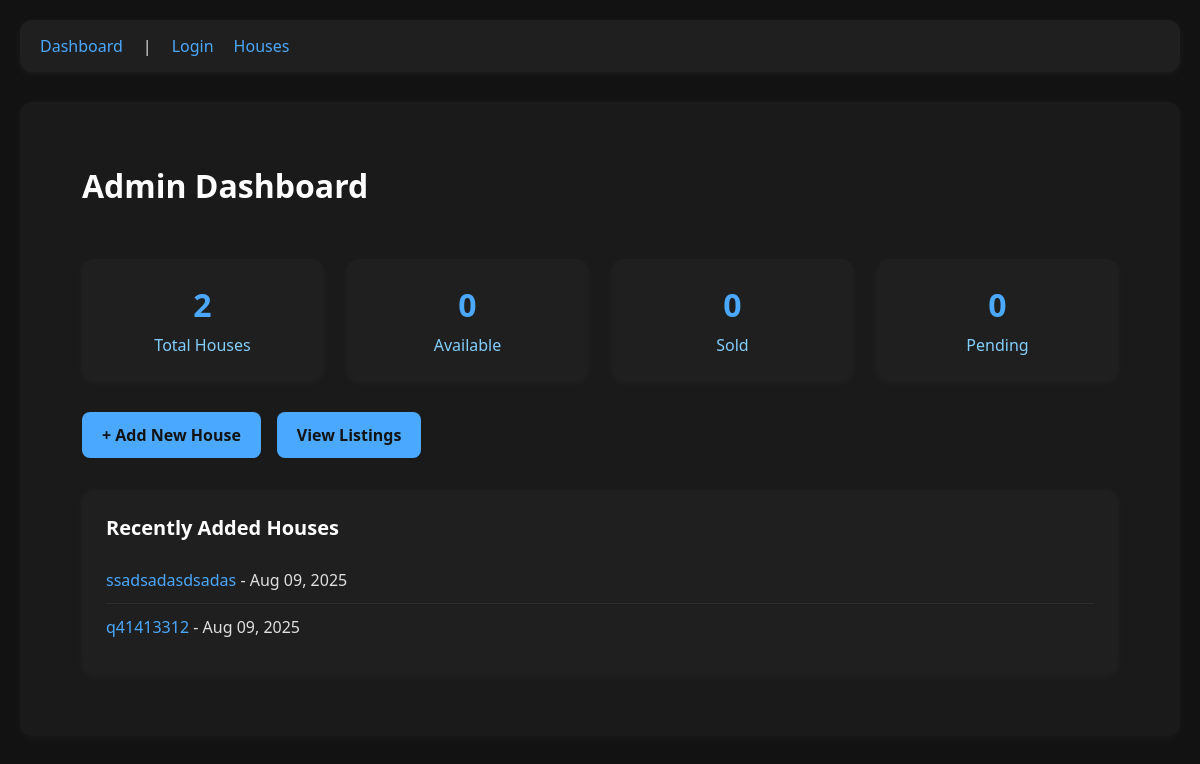
Before: /dashboard/ with the older database file.
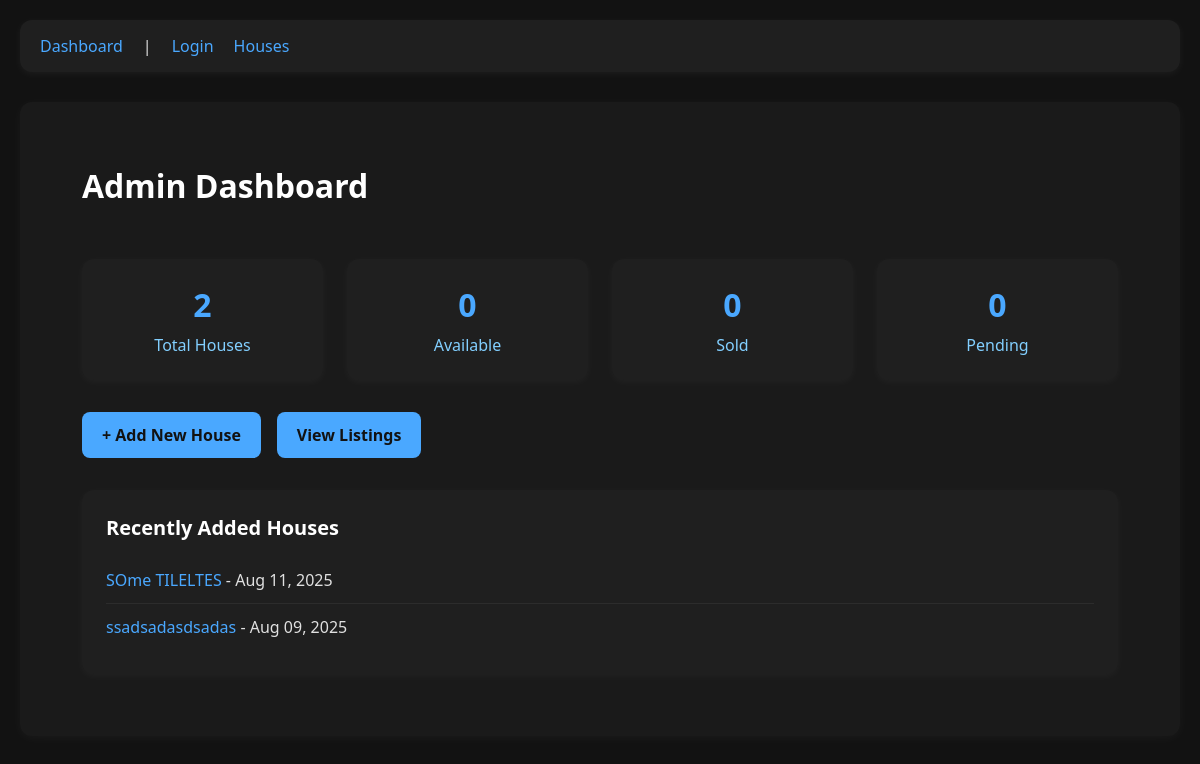
After: the same page with the newer database file.
### houses/models.py (models this page shows, shortened)
class House(models.Model):
    PROPERTY_TYPES = [
        ('house', 'House'),
        ('apartment', "Apartment"),
        ('condo',"Condo"),
        ('commercial','Commercial'),
        ('land','Land'),
    ]
    STATUS_CHOICES = [
        ('sale', 'Sale'),
        ('rent', 'Rent'),
        ('sold', 'Sold'),
        ('pending', 'Pending'),
    ]
    title = models.CharField(max_length=100)
    property_type = models.CharField(max_length=20, choices=PROPERTY_TYPES, default='apartment')
    price = models.DecimalField(max_digits=12, decimal_places=3, )
    status = models.CharField(max_length=10, choices=STATUS_CHOICES, default='rent')
    description = models.TextField(blank=True)
    address = models.TextField()
    latitude = models.DecimalField(max_digits=9, decimal_places=6, blank=True, null=True)
    longitude = models.DecimalField(max_digits=9, decimal_places=6, blank=True, null=True)
    bedrooms = models.PositiveIntegerField(default=3)
    bathrooms = models.PositiveIntegerField(default=1)
    lot_size = models.PositiveIntegerField()
    year_built = models.PositiveIntegerField(blank=True, null=True)
    floor_number = models.PositiveIntegerField(blank=True, null=True)
    total_floors = models.PositiveIntegerField(blank=True, null=True)
    parking_spaces = models.PositiveIntegerField(default=0)
    price = models.DecimalField(max_digits=15, decimal_places=2)
    main_image = models.ImageField(upload_to='houses/', blank=True, null=True)
    created_at = models.DateTimeField(auto_now_add=True)
    updated_at = models.DateTimeField(auto_now=True)
    agent = models.ForeignKey(
        settings.AUTH_USER_MODEL,
        on_delete=models.CASCADE,
        related_name='houses',
        )

### dashboard/views.py (the view)
# urls.py: path('', DashboardView.as_view(), name='dashboard'),
class DashboardView(TemplateView):
    template_name = 'dashboard/home.html'
    def get_context_data(self, **kwargs):
        context = super().get_context_data(**kwargs)
        context['total_houses'] = House.objects.count()
        context['available'] = House.objects.filter(status='available').count()
        context['sold'] = House.objects.filter(status='sold').count()
        context['pending'] = House.objects.filter(status='pending').count()
        context['recent_houses'] = House.objects.order_by('-created_at')[:5]
        return context

### dashboard/templates/dashboard/home.html
{% extends 'base.html' %}
{% load static %}
{% block extra_css %}
<link rel="stylesheet" href="{% static 'dashboard/css/style.css' %}">
{% endblock %}
{% block content %}
<div class="dashboard-container">
    <h1>Admin Dashboard</h1>
    <div class="stats-panel">
        <div class="stat-card">
            <h2>{{ total_houses }}</h2>
            <p>Total Houses</p>
        </div>
        <div class="stat-card">
            <h2>{{ available }}</h2>
            <p>Available</p>
        </div>
        <div class="stat-card">
            <h2>{{ sold }}</h2>
            <p>Sold</p>
        </div>
        <div class="stat-card">
            <h2>{{ pending }}</h2>
            <p>Pending</p>
        </div>
    </div>
    <div class="actions-panel">
        <a href="{% url 'houses:create' %}" class="button">+ Add New House</a>
        <a href="{% url 'houses:list' %}" class="button">View Listings</a>
    </div>
    <div class="recent-activity">
        <h3>Recently Added Houses</h3>
        <ul>
            {% for house in recent_houses %}
                <li>
                    <a href="{% url 'houses:detail' house.pk %}">{{ house.title }}</a> - {{ house.created_at|date:"M d, Y" }}
                </li>
            {% empty %}
                <li>No recent houses added.</li>
            {% endfor %}
        </ul>
    </div>
</div>
{% endblock %}

Changed rows visible on the page:
removed House: title "q41413312", created_at "Aug 09, 2025"
added House: title "SOme TILELTES", created_at "Aug 11, 2025"
